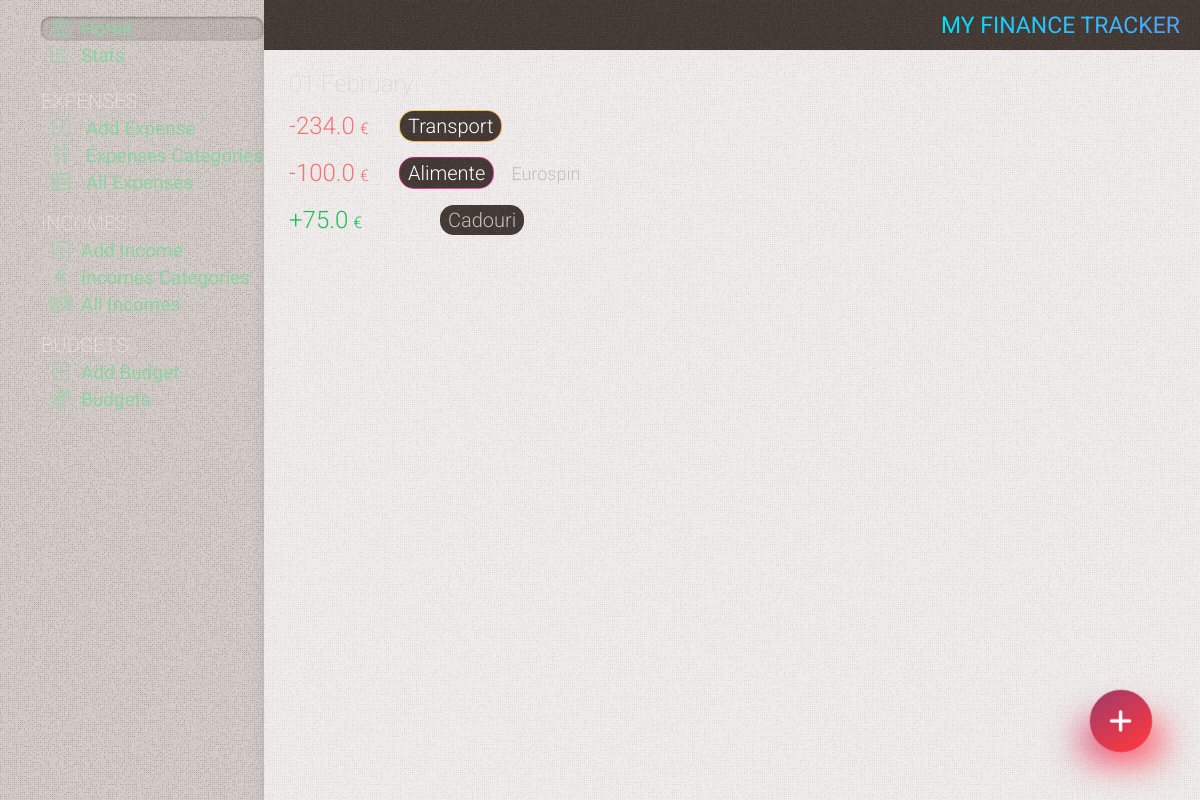
The page / on the database its author committed.
### tables this page shows
CREATE TABLE expenses
(
    id          INTEGER PRIMARY KEY AUTOINCREMENT,
    date        TIMESTAMP NOT NULL DEFAULT CURRENT_TIMESTAMP,
    sum         REAL      NOT NULL,
    category    INTEGER   NOT NULL,
    subcategory INTEGER   NOT NULL,
    comment     TEXT

);

CREATE TABLE categories
(
    id    INTEGER PRIMARY KEY AUTOINCREMENT,
    name  TEXT NOT NULL,
    color TEXT,
    state TEXT DEFAULT false
);

CREATE TABLE subcategories
(
    id          INTEGER PRIMARY KEY AUTOINCREMENT,
    name        TEXT    NOT NULL,
    category_id INTEGER NOT NULL,
    state       TEXT DEFAULT false

);

### app.py (the view)
@app.route('/')
def index():
    conn = get_db_connection()
    this_month_transactions = conn.execute(
        "SELECT expenses.id, "
        "strftime('%Y', date) as year, "
        "strftime('%m', date) as month, "
        "strftime('%d', date) as day, "
        "categories.name as category, "
        "categories.color as color, "
        "subcategories.name as subcategory, "
        "sum, "
        "comment "
        "FROM expenses "
        "LEFT JOIN categories on categories.id = expenses.category "
        "LEFT JOIN subcategories on subcategories.id = expenses.subcategory "
        "WHERE strftime('%Y', date) = strftime('%Y', date('now')) AND strftime('%m', date) = strftime('%m', date('now')) "

        "UNION ALL "
        "SELECT incomes.id, "
        "strftime('%Y', date) as year, "
        "strftime('%m', date) as month, "
        "strftime('%d', date) as day, "
        "categories_income.name as category, "
        "NULL as color, "
        "NULL as subcategory, "
        "amount, "
        "comment "
        "FROM incomes "
        "LEFT JOIN categories_income on categories_income.id = incomes.category "
        # "LEFT JOIN subcategories on subcategories.id = incomes.subcategory "
        "WHERE strftime('%Y', date) = strftime('%Y', date('now')) AND strftime('%m', date) = strftime('%m', date('now')) "
        "ORDER BY day DESC "
    ).fetchall()
    sum_months = conn.execute(
        "SELECT "
        "sum, strftime('%m', date) as month, strftime('%Y', date) as year "
        "FROM expenses "
    ).fetchall()
    sum_months_income = conn.execute(
        "SELECT "
        "amount, strftime('%m', date) as month, strftime('%Y', date) as year "
        "FROM incomes "
    ).fetchall()
    budgets = conn.execute(
        "SELECT SUM(sum) as su, "
        "categories.name as categor, "
        "budget.amount as amount "
        "FROM  expenses "
        "LEFT JOIN categories on categories.id = expenses.category "
        "LEFT JOIN budget on categories.id = budget.category "
        "WHERE strftime('%m.%Y', date) = strftime('%m.%Y','now') "
        "GROUP BY expenses.category "
        "LIMIT 5"
    ).fetchall()
    this_year = datetime.now().year
    this_month = datetime.now().month
    category_sum_total = conn.execute(
        "SELECT  sum, categories.name as category, strftime('%m', date) as month, strftime('%Y', date) as year "
        "FROM expenses  "
        "LEFT JOIN categories on categories.id = expenses.category "
    ).fetchall()
    conn.close()
    return render_template('index.html', title='My Finance Tracker', gradient='text-gradient-blue',
                           this_month_transactions=this_month_transactions, sum_months=sum_months,
                           sum_months_income=sum_months_income, category_sum_total=category_sum_total,
                           this_year=this_year, this_month=this_month, budgets=budgets)

### app.py (called while the page is built)
def get_db_connection():
    conn = sqlite3.connect('static/database.db')
    conn.row_factory = sqlite3.Row
    return conn

@app.template_filter('month_name')
def month_name(month_number):
    return calendar.month_name[month_number]

### templates/index.html (shortened to what this page needs)
{% extends 'base.html' %} {% block content %}
	<div class="page_title {{ gradient }}" >
		<span >{% block title %} {{ title }} {% endblock %}</span >
	</div >
	<div class="content w-full" >
		<div class="flex flex-col w-full" >
			<div class="cards relative" >
				{% for key, list in this_month_transactions|groupby('day')|sort(attribute='0', reverse=True) %}
					<div class="cards-day" >{{ key }} {{ this_month|int|month_name }}</div >
					{% for id, year, month, day,  category, color, subcategory, sum, comment in list %}
						<div
								class="card flex items-center relative overflow-hidden flex-wrap {% if not color %} card-income {% endif %}" >
							<div class="flex items-center w-full" >
								<div class="card-info flex flex-1" >
									<div class="flex flex-1" >
										<span class="card-amount flex items-center" >  {{ sum }} <span >&euro;</span > </span >
										<div class="flex flex-col justify-center ml-15" >
											<div class="flex items-center" >
												<span class="{{ color }} card-category" ><span >{{ category }}</span >    </span >
												{% if (subcategory != '') and (subcategory !=None) %}
													<span class="card-subcategory ml-10" >  {{ subcategory }}  </span >
												{% endif %}
											</div >
										</div >
									</div >
								</div >
							</div >
						</div >
					{% endfor %}
				{% endfor %}
			</div >
		</div >
	</div >
{% endblock %}

### static/css/mmenu.css (style rules this page uses)
:root { --mm-line-height: 20px; --mm-listitem-size: 44px; --mm-navbar-size: 44px; --mm-offset-top: 0; --mm-offset-right: 0; --mm-offset-bottom: 0; --mm-offset-left: 0; --mm-color-border: rgba(0, 0, 0, 0.1); --mm-color-button: rgba(0, 0, 0, 0.3); --mm-color-text: rgba(0, 0, 0, 0.75); --mm-color-text-dimmed: rgba(0, 0, 0, 0.3); --mm-color-background: #f3f3f3; --mm-color-background-highlight: rgba(0, 0, 0, 0.05); --mm-color-background-emphasis: rgba(255, 255, 255, 0.4); --mm-shadow: 0 0 10px rgba(0, 0, 0, 0.3) }
:root { --mm-iconbar-size: 50px }
:root { --mm-iconpanel-size: 50px }
:root { --mm-sidebar-collapsed-size: 50px; --mm-sidebar-expanded-size: 440px }

### rows shown on the page
expenses: sum "234.0", name "Transport"
expenses: sum "100.0", name "Alimente", name "Eurospin"
categories: sum "75.0", name "Cadouri"

### other values the page prints
{{ title }} "MY FINANCE TRACKER"
{{ key }} "01"
